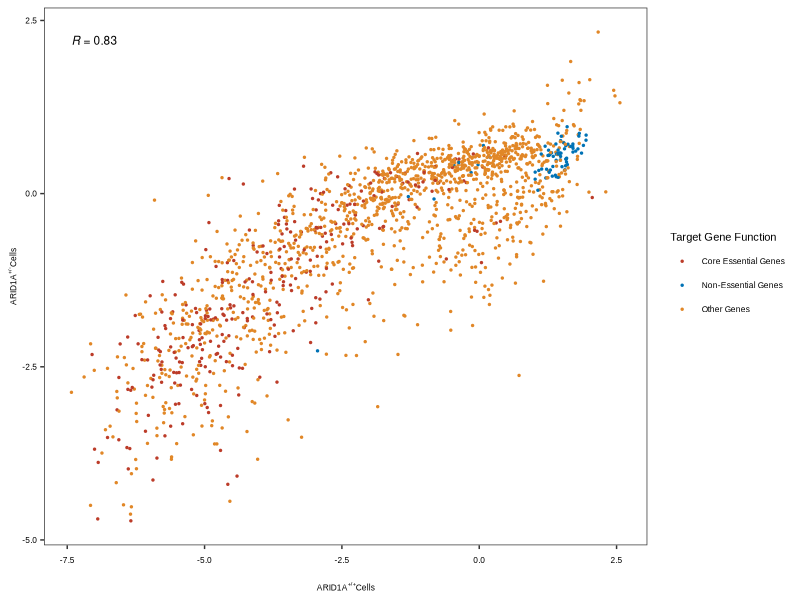
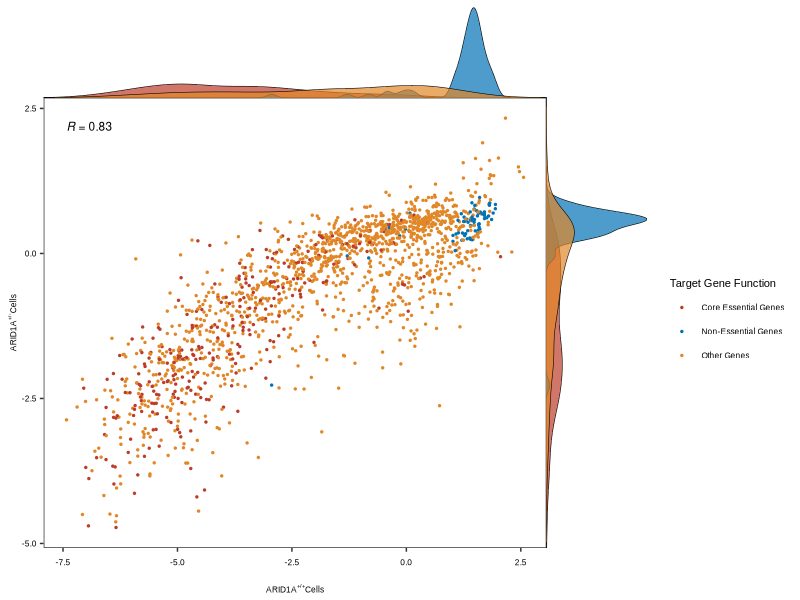
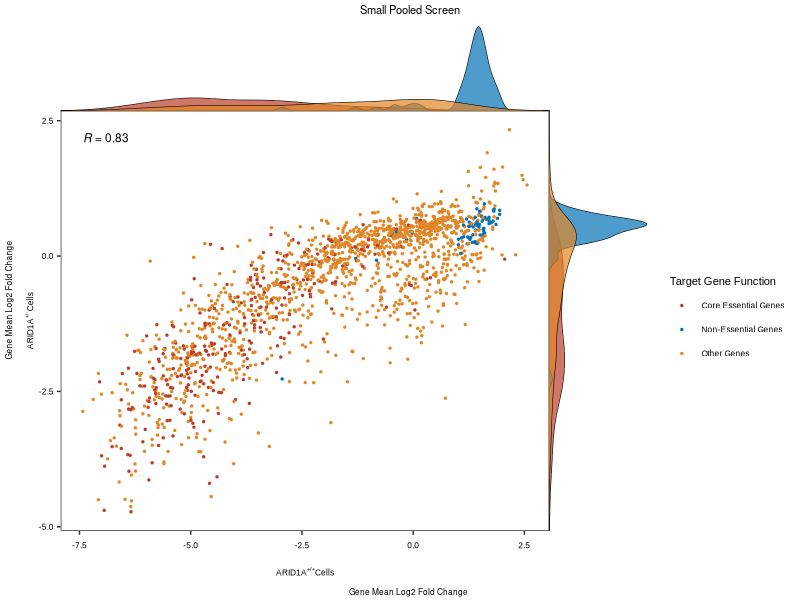
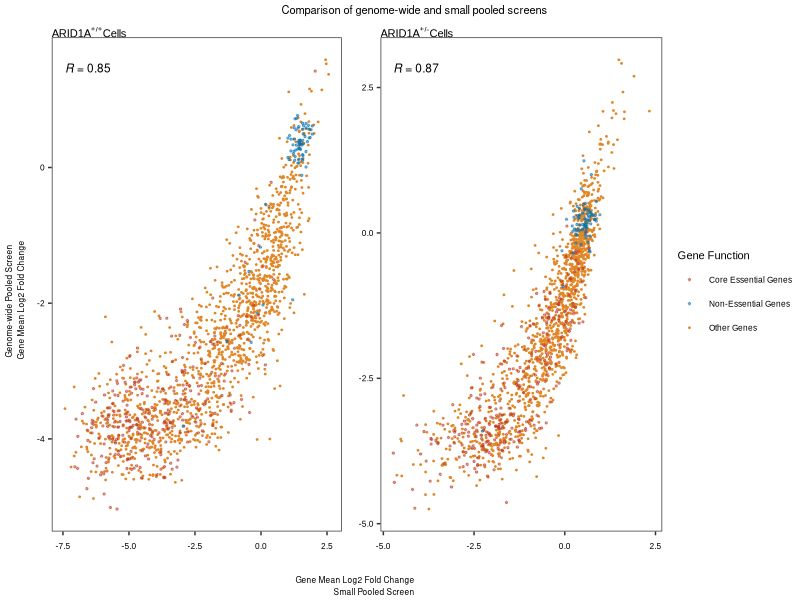
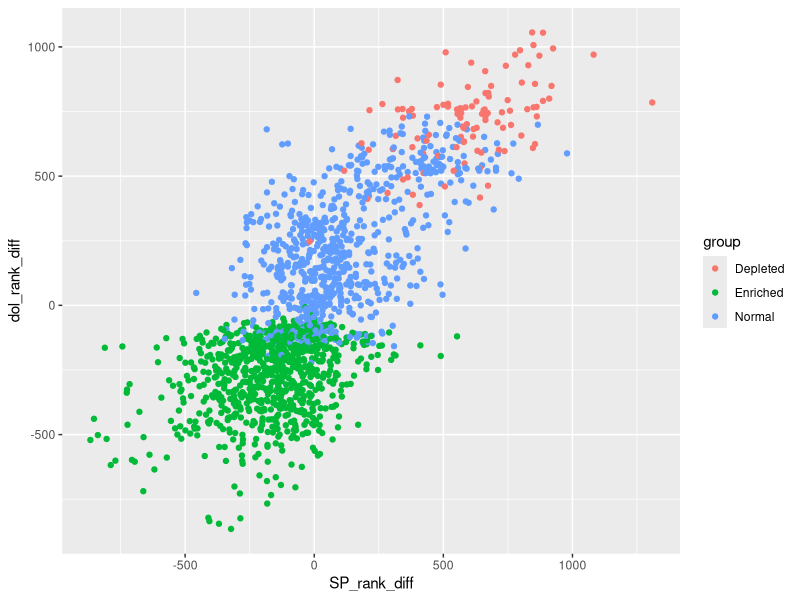
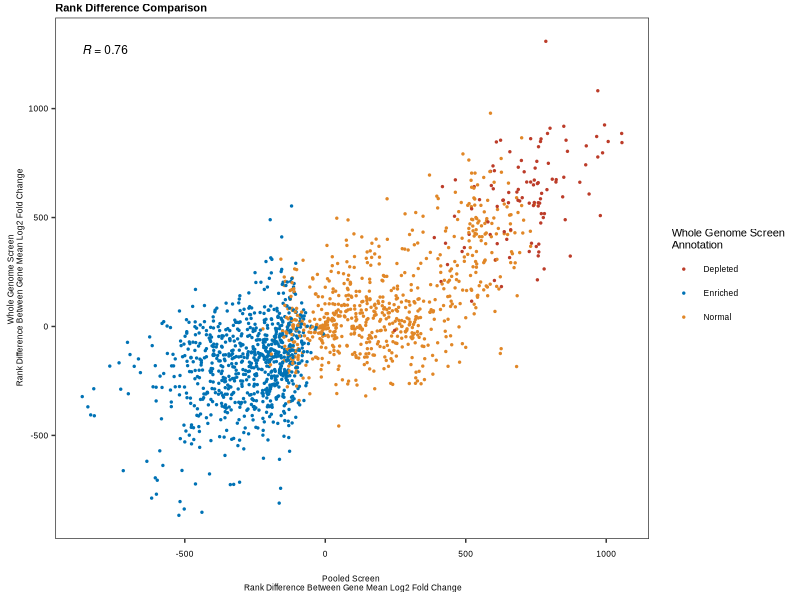
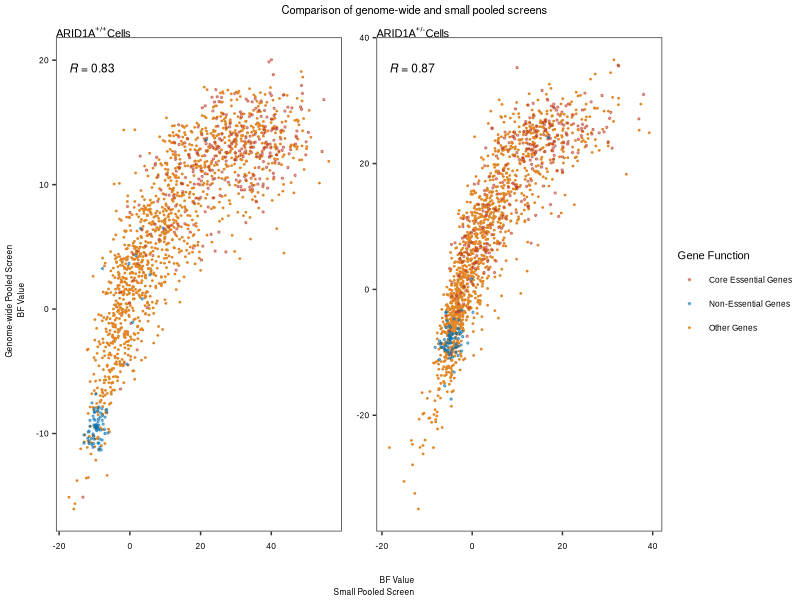
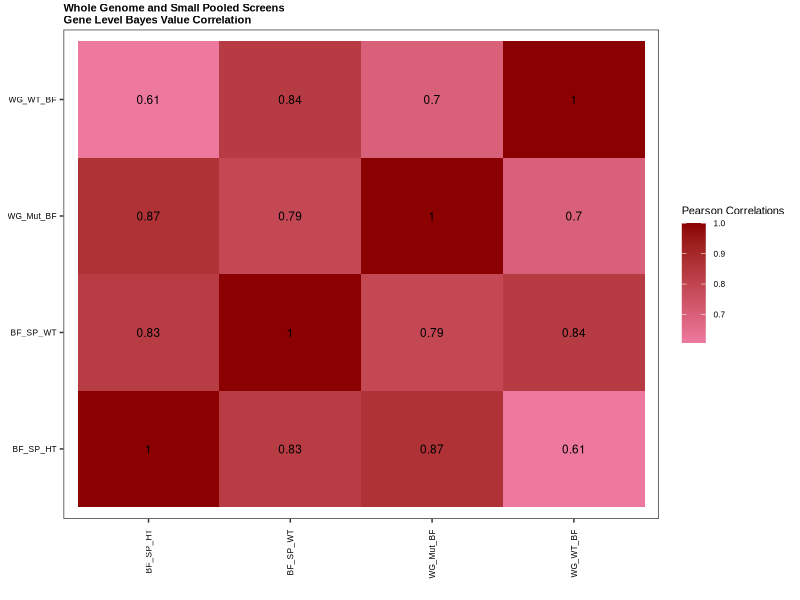

Here is the R script that generated these plots, in order:
## ---- chunk 1
knitr::opts_chunk$set(echo = TRUE)

## ---- chunk 2
setwd("E:/Paper writing/CRIPSRi paper/Analyses/Small_pooled_screens_analyses")
library(tidyverse)
library(ggpubr)
library(ggsci)
library(cowplot)
library(svglite)
## ---- chunk 3
theme_su<-  function(){ 
  font <- "Arial"   #assign font family up front
  
  theme_bw() %+replace%    #replace elements we want to change
    
    theme(
   
      
      #text elements
      plot.title = element_text(             #title
        family = "Arial",            #set font family
        size = 8,                #set font size
        face = 'bold',            #bold typeface
        hjust = 0,                #left align
        vjust = 3),               #raise slightly
      
      plot.subtitle = element_text(          #subtitle
        family = "Arial",            #font family
        size = 6),               #font size
      
      plot.caption = element_text(           #caption
        family = "Arial",            #font family
        size = 6,                 #font size
        hjust = 1),               #right align
      
      axis.title = element_text(             #axis titles
        family = "Arial",
        
        size = 6),               #font size
      
      axis.text = element_text(              #axis text
        family = "Arial",            #axis famuly
        size = 6),                #font size
      
      axis.text.x = element_text(            #margin for axis text
        margin=margin(5, b = 10)),
      
     legend.title=element_text(
       family="Arial",
       size=8,
       hjust = 0),
     legend.text=element_text(
       family = "Arial",
       size=6),
     
     panel.grid.major = element_blank(),
     panel.grid.minor = element_blank()
     )
  
     
    
}
## ---- chunk 4
read_counts <- read.delim("input/small_pooled_screen_read_counts.txt", sep=",")
names(read_counts)
## ---- chunk 5
print(paste("the library consists of", length(read_counts$grna_id), "guides, targeting", length(unique(read_counts$Gene))))
## ---- chunk 6
names(read_counts)
column_sums<- colSums(read_counts[15:19], na.rm = TRUE)

read_counts$Log<- log2(((sweep(read_counts[15:19], 2, column_sums,FUN = "/", check.margin = TRUE))*10^6) +1)
read_counts <- do.call("data.frame",read_counts)
names(read_counts)
read_counts$LFC <- read_counts[,20:23]- read_counts[,24]
read_counts <- do.call("data.frame",read_counts)
names(read_counts)
SP_screens_LFC<- read_counts %>% select(1:13, 25:28)

##correct column names
names(SP_screens_LFC) <- gsub(x = names(SP_screens_LFC), pattern = "LFC.Log.", replacement = "")

## ---- chunk 7
##calculate average LFC for each screen

SP_screens_LFC$WT_Av<- (SP_screens_LFC$SP_WT_1 +SP_screens_LFC$SP_WT_2)/2
SP_screens_LFC$SP_Mutant_Av<- (SP_screens_LFC$SP_Mut_1 +SP_screens_LFC$SP_Mut_2)/2

## ---- chunk 8
names(SP_screens_LFC)
SP_screens_LFC_Gene<- SP_screens_LFC %>% select(3:19) %>%  group_by(Gene, func) %>% 
  summarise(across(
    .cols = where(is.numeric), 
    .fns = list(Mean = mean), na.rm = TRUE, 
    .names = "{col}"
  )) %>% droplevels() %>% rename(SP_WT_Av=WT_Av) %>% filter(func != "Control3") %>% droplevels()

scatter1<-SP_screens_LFC_Gene %>% ggplot(aes(x=SP_WT_Av, y=SP_Mutant_Av, color=func))+geom_point(size=0.5)+theme_su()+ stat_cor(aes(x=SP_WT_Av, y=SP_Mutant_Av, label=..r.label..), inherit.aes = F,size=3)+xlab(expression(paste("ARID1A" ^"+/+","Cells")))+ylab(expression(paste("ARID1A" ^"+/-","Cells")))+scale_color_nejm(name="Target Gene Function",labels=c("CEG"="Core Essential Genes" , "NEG"="Non-Essential Genes",  "CONTROL"="Non-targeting_control", "Other"="Other Genes"))
scatter1



xdens <- axis_canvas(scatter1, axis = "x")+
  geom_density(data = SP_screens_LFC_Gene, aes(x = SP_WT_Av, fill = func),
              alpha = 0.7, size = 0.2)+
 scale_fill_nejm()

ydens <- axis_canvas(scatter1, axis = "y", coord_flip = T)+
  geom_density(data = SP_screens_LFC_Gene, aes(x = SP_Mutant_Av, fill = func),
              alpha = 0.7, size = 0.2)+
 scale_fill_nejm()+coord_flip()


p1 <- insert_xaxis_grob(scatter1, xdens, grid::unit(.2, "null"), position = "top")
p2<- insert_yaxis_grob(p1, ydens, grid::unit(.2, "null"), position = "right")
ggdraw(p2)
sup_fig_6_a<- annotate_figure(p2, top=text_grob(" Small Pooled Screen", size = 8), bottom = text_grob("Gene Mean Log2 Fold Change", size=6),left = text_grob("Gene Mean Log2 Fold Change", size=6, rot=90))
sup_fig_6_a
ggsave(sup_fig_6_a, filename = "E:/Paper writing/CRIPSRi paper/Analyses/plots/panel_6/sup_fig_6_a.svg", width = 4, height = 3, units = "in", dpi=1000)

## ---- chunk 9
WG_LFC <- read.csv("input/Whole_Genome_Gene_LFC.txt")


## ---- chunk 10

a<-SP_screens_LFC_Gene %>% select(Gene, func, SP_WT_Av, SP_Mutant_Av)

b<- WG_LFC %>% select(Gene, WG_Mut, WG_WT, group)
SP_WG_LFC_Gene<- left_join(a,b, by="Gene")



## ---- chunk 11
names(SP_WG_LFC_Gene)

scatter1<-
ggplot()+ geom_point(data=(SP_WG_LFC_Gene %>% filter(func=="Other")),aes(x=SP_WT_Av, y=WG_WT, color=func), size=0.3)+
  geom_point(data=(SP_WG_LFC_Gene %>% filter(func=="CEG")),aes(x=SP_WT_Av, y=WG_WT, color=func), size=0.5, alpha=0.5)+ geom_point(data=(SP_WG_LFC_Gene %>% filter(func=="NEG")),aes(x=SP_WT_Av, y=WG_WT, color=func), size=0.5, alpha=0.5)+ stat_cor(data = (SP_WG_LFC_Gene), aes(x=SP_WT_Av, y=WG_WT, label = ..r.label..),size=3)+theme_su()+ scale_color_nejm(name="Gene Function",                                                labels=c("CEG"="Core Essential Genes" , "NEG"="Non-Essential Genes",  "Non-targeting_control"="Control", "Other"="Other Genes"))+theme(legend.position = "bottom", axis.title = element_blank())+ ggtitle(expression(paste("ARID1A" ^"+/+","Cells")))

scatter2<-
  ggplot()+ geom_point(data=(SP_WG_LFC_Gene %>% filter(func=="Other")),aes(x=SP_Mutant_Av, y=WG_Mut, color=func), size=0.3)+
  geom_point(data=(SP_WG_LFC_Gene %>% filter(func=="CEG")),aes(x=SP_Mutant_Av, y=WG_Mut, color=func), size=0.5, alpha=0.5)+ geom_point(data=(SP_WG_LFC_Gene %>% filter(func=="NEG")),aes(x=SP_Mutant_Av, y=WG_Mut, color=func), size=0.5, alpha=0.5)+ stat_cor(data = (SP_WG_LFC_Gene), aes(x=SP_Mutant_Av, y=WG_Mut, label = ..r.label..),size=3)+theme_su()+ scale_color_nejm(name="Gene Function",                                                labels=c("CEG"="Core Essential Genes" , "NEG"="Non-Essential Genes",  "Non-targeting_control"="Control", "Other"="Other Genes"))+theme(legend.position = "bottom", axis.title = element_blank())+ ggtitle(expression(paste("ARID1A" ^"+/-","Cells")))

  
  


sup_fig_6_b<- ggarrange(scatter1, scatter2, common.legend = T, legend = "right")
sup_fig_6_b<-annotate_figure(sup_fig_6_b, 
bottom = text_grob("Gene Mean Log2 Fold Change\n Small Pooled Screen", hjust = 1, size=6),
  left =text_grob("Genome-wide Pooled Screen \nGene Mean Log2 Fold Change", rot=90, size=6), top =text_grob("Comparison of genome-wide and small pooled screens", size = 8 ))
sup_fig_6_b

ggsave(sup_fig_6_b, filename = "E:/Paper writing/CRIPSRi paper/Analyses/plots/panel_6/sup_fig_6_b.svg", width = 4, height = 2.5, units = "in", dpi=1000)

## ---- chunk 12
names(SP_WG_LFC_Gene)
SP_WG_LFC_Gene<- do.call(data.frame, SP_WG_LFC_Gene)
a<- SP_WG_LFC_Gene %>%
  mutate(SP_WT_Av_rank=rank(SP_WT_Av),
             SP_Mutant_Av_rank=rank(SP_Mutant_Av),
             WG_WT_rank=rank(WG_WT),
             WG_Mut_rank=rank(WG_Mut))
a<- do.call(data.frame,a)
a<-a %>% mutate(SP_rank_diff=(SP_WT_Av_rank-SP_Mutant_Av_rank),
                 dol_rank_diff=(WG_WT_rank-WG_Mut_rank))
a<- do.call(data.frame,a)
a %>% ggplot(aes(x=SP_rank_diff, y=dol_rank_diff, color=group))+geom_point()



sup_fig_3_c<- a %>% ggplot(aes(x=dol_rank_diff,y=SP_rank_diff, color=group))+geom_point(size=0.5)+stat_cor(aes(x=dol_rank_diff,y=SP_rank_diff, label=..r.label..), inherit.aes = F, size=3)+theme_su()+scale_color_nejm(name="Whole Genome Screen\nAnnotation")+xlab("Pooled Screen \n Rank Difference Between Gene Mean Log2 Fold Change")+ylab("Whole Genome Screen \n Rank Difference Between Gene Mean Log2 Fold Change")+ggtitle("Rank Difference Comparison")
sup_fig_3_c


ggsave(sup_fig_3_c, filename = "E:/Paper writing/CRIPSRi paper/Analyses/plots/panel_6/sup_fig_6_c.svg", width = 3.5, height = 3, units="in", dpi=1000)


## ---- chunk 13
SP_gene_BF <- read.delim("input/SP_gene_BF.txt", sep=",")
names(SP_gene_BF)
WG_gene_BF <- read.delim("input/WG_gene_BF.txt", sep = ",")
names(WG_gene_BF)


## combine Small Pooled and Whole Genome gene level BF values


SP_gene_BF<- SP_gene_BF %>% rename(Gene=GENE)
all_BF<- left_join( SP_gene_BF, WG_gene_BF, by="Gene")
names(all_BF)
all_BF<- all_BF %>% select(Gene, func,BF_SP_HT, BF_SP_WT, WG_Mut_BF, WG_WT_BF, BF_Group=group, pool_group)
summary(all_BF$BF_Group)


## ---- chunk 14
names(all_BF)

scatter3<-
ggplot()+ geom_point(data=(all_BF %>% filter(func=="Other")),aes(x=BF_SP_WT, y=WG_WT_BF, color=func), size=0.3)+
  geom_point(data=(all_BF %>% filter(func=="CEG")),aes(x=BF_SP_WT, y=WG_WT_BF, color=func), size=0.5, alpha=0.5)+ geom_point(data=(all_BF %>% filter(func=="NEG")),aes(x=BF_SP_WT, y=WG_WT_BF, color=func), size=0.5, alpha=0.5)+ stat_cor(data = (all_BF), aes(x=BF_SP_WT, y=WG_WT_BF, label = ..r.label..), size=3)+theme_su()+ scale_color_nejm(name="Gene Function",                                                labels=c("CEG"="Core Essential Genes" , "NEG"="Non-Essential Genes",  "Non-targeting_control"="Control", "Other"="Other Genes"))+theme(legend.position = "bottom", axis.title = element_blank())+ ggtitle(expression(paste("ARID1A" ^"+/+","Cells")))


scatter4<-
  ggplot()+ geom_point(data=(all_BF %>% filter(func=="Other")),aes(x=BF_SP_HT, y=WG_Mut_BF, color=func), size=0.3)+
  geom_point(data=(all_BF %>% filter(func=="CEG")),aes(x=BF_SP_HT, y=WG_Mut_BF, color=func), size=0.5, alpha=0.5)+ geom_point(data=(all_BF %>% filter(func=="NEG")),aes(x=BF_SP_HT, y=WG_Mut_BF, color=func), size=0.5, alpha=0.5)+ stat_cor(data = (all_BF), aes(x=BF_SP_HT, y=WG_Mut_BF, label = ..r.label..), size=3)+theme_su()+ scale_color_nejm(name="Gene Function",                                                labels=c("CEG"="Core Essential Genes" , "NEG"="Non-Essential Genes",  "Non-targeting_control"="Control", "Other"="Other Genes"))+theme(legend.position = "bottom", axis.title = element_blank())+ ggtitle(expression(paste("ARID1A" ^"+/-","Cells")))

  
  


sup_fig_6_d<- ggarrange(scatter3, scatter4, common.legend = T, legend = "right")
sup_fig_6_d<-annotate_figure(sup_fig_6_d, 
bottom = text_grob("BF Value\n Small Pooled Screen", hjust = 1, size=6),
  left = text_grob("Genome-wide Pooled Screen \nBF Value", size=6, rot=90), top =text_grob("Comparison of genome-wide and small pooled screens", size = 8 ))
sup_fig_6_d

ggsave(sup_fig_6_d, filename ="E:/Paper writing/CRIPSRi paper/Analyses/plots/panel_6/sup_fig_6_d.svg", widt=4, height = 2.5, units = "in", dpi=1000 )


## ---- chunk 15

## heatmap


cormat2<- round(cor(all_BF[,c(3:6)], method = "pearson"),3)
library(reshape2)
melted_cormat2 <- melt(cormat2)


fig_6_c<-ggplot(data = melted_cormat2, aes(x=Var1, y=Var2, fill=value)) + 
  geom_tile() +theme_su()+ theme(axis.text.x = element_text(angle = 90, vjust = 0.5, hjust=1)) + ggtitle("Whole Genome and Small Pooled Screens\nGene Level Bayes Value Correlation")+  geom_text(aes(label = round(value, 2)), size=3) +
    scale_fill_gradient(low = "#EE799F", high = "#8B0000", name="Pearson Correlations") +theme(axis.title = element_blank())
fig_6_c
ggsave(fig_6_c, filename = "E:/Paper writing/CRIPSRi paper/Analyses/plots/panel_6/fig_6_c.svg", width = 4, height = 3, units = "in", dpi=1000)


## ---- chunk 16
all_BF<-all_BF %>% mutate(BF_SP_WT_rank=rank(BF_SP_WT),
      BF_SP_HT_rank=rank(BF_SP_HT),
      WG_WT_BF_rank=rank(WG_WT_BF),
      WG_Mut_BF_rank=rank(WG_Mut_BF))

### Plot rank difference between SP and WG screens
all_BF$diff<- all_BF$WG_WT_BF-all_BF$WG_Mut_BF
all_BF$SP_diff<- all_BF$BF_SP_WT- all_BF$BF_SP_HT



fig_6_d<-all_BF %>% ggplot(aes(x=(BF_SP_WT_rank- BF_SP_HT_rank),y=(WG_WT_BF_rank- WG_Mut_BF_rank), color=BF_Group))+geom_point(size=0.5)+stat_cor(aes(x=(BF_SP_WT_rank- BF_SP_HT_rank),y=(WG_WT_BF_rank- WG_Mut_BF_rank), label=..r.label..),size=2, inherit.aes = F)+theme_su()+scale_color_nejm(name="Whole Genome \nScreen Phenotype\n(Number of Genes)", labels=c("Depleted"=paste("Depleted(",nrow(all_BF %>% filter(BF_Group=="Depleted")),")"),  "Enriched"=paste("Enriched(",nrow(all_BF %>% filter(BF_Group=="Enriched")),")"), "Normal"=paste("Other(",nrow(all_BF %>% filter(BF_Group=="Normal")),")")))+xlab("Pooled Screen \n Rank Difference Between BF Values")+ylab("Whole Genome Screen \n Rank Difference Between BF Values")+ggtitle("Whole Genome vs Small Pooled Screens\nComparison of Rank Difference")

fig_6_d

ggsave(fig_6_d, filename ="E:/Paper writing/CRIPSRi paper/Analyses/plots/panel_6/fig_6_d.svg", width = 3, height=2.5, units = "in" ,dpi=1000 )
